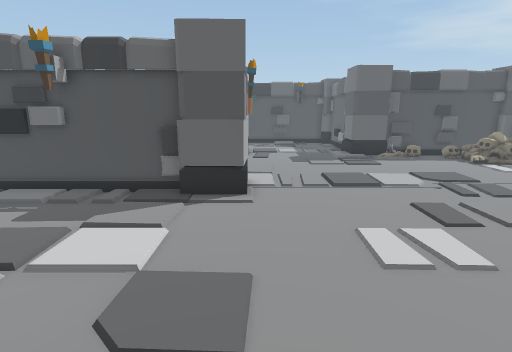
[1] (above)

18 first-person views from a walk through a Unity game level. The camera is 1.5 m above the floor, tilts 12° down and sees 80° across. The floor is counted in squares, 0.5 m on a side. Each view is taken from the middle of a square. On the plan, view 1 faces up. The plan holds only what a view shows up to about 20 squares ahead; the rest is blank. The place goes on beyond the plan.

[2]
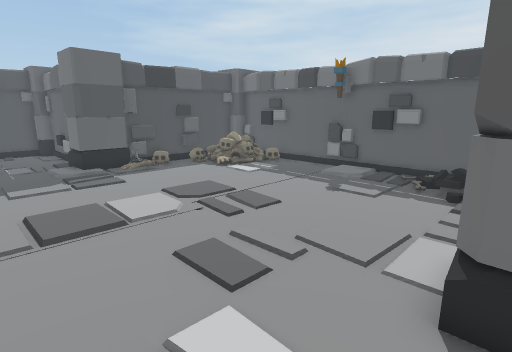

[3]
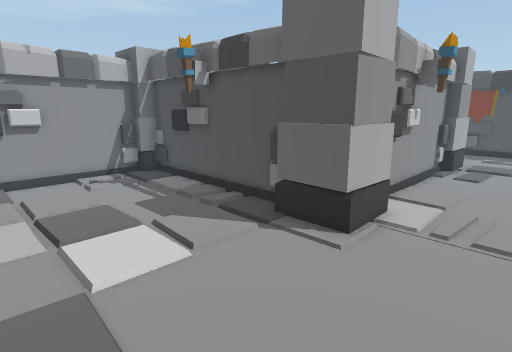

[4]
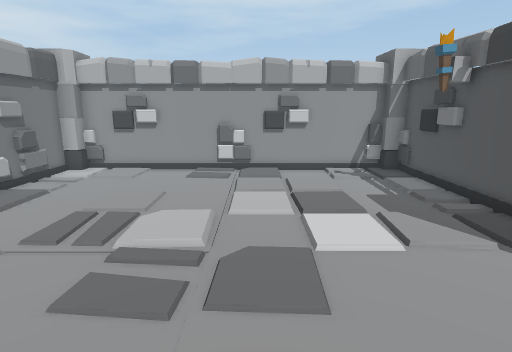

[5]
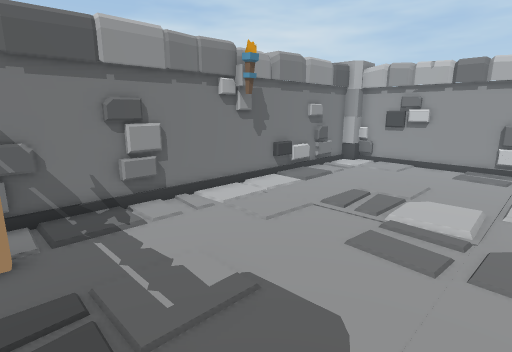

[6]
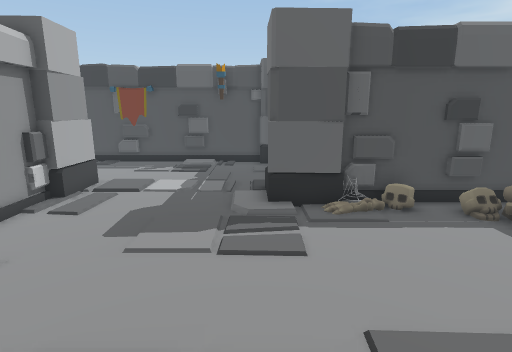

[7]
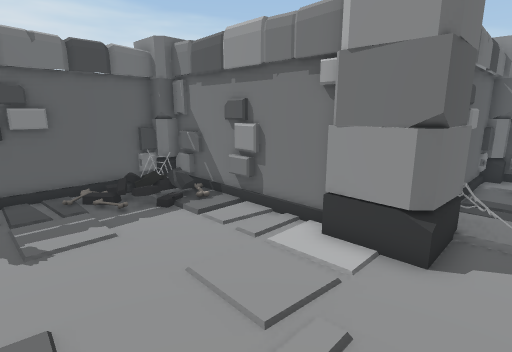

[8]
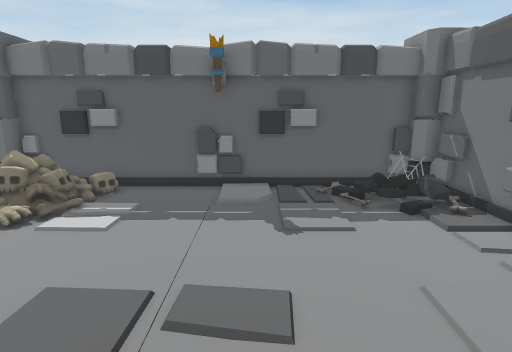

[9]
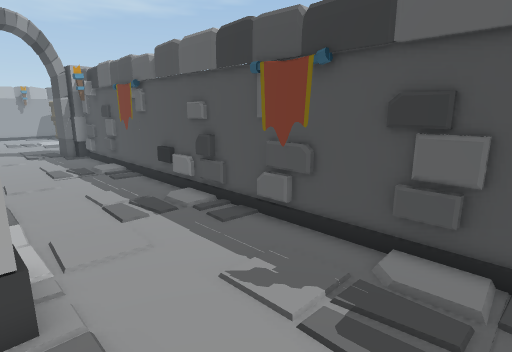

[10]
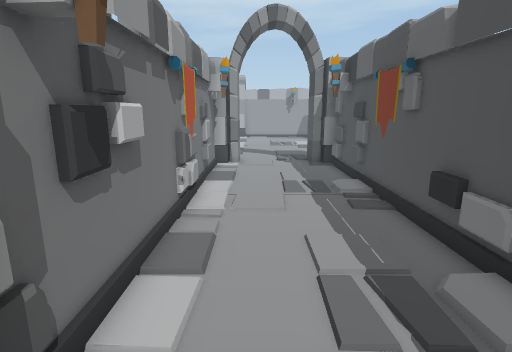

[11]
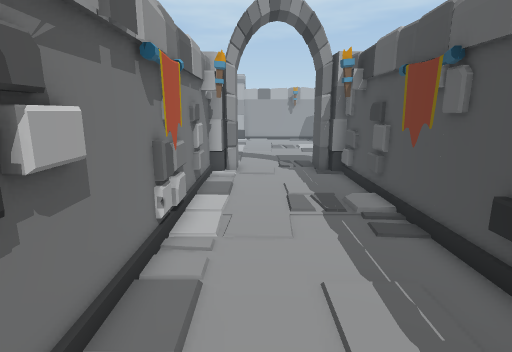

[12]
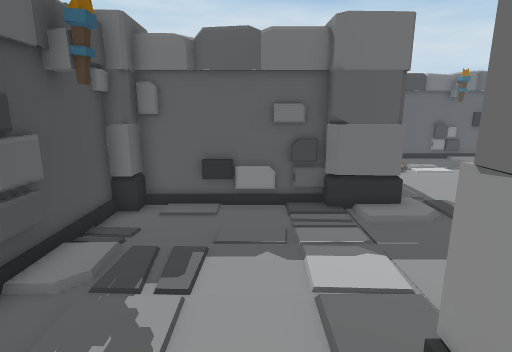

[13]
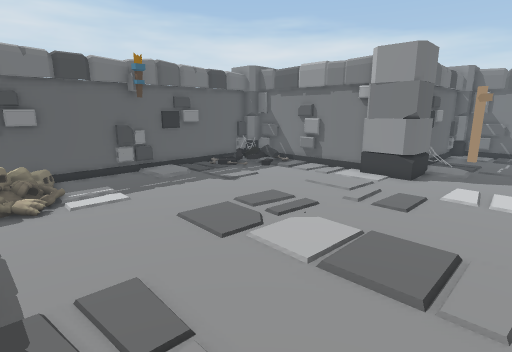

[14]
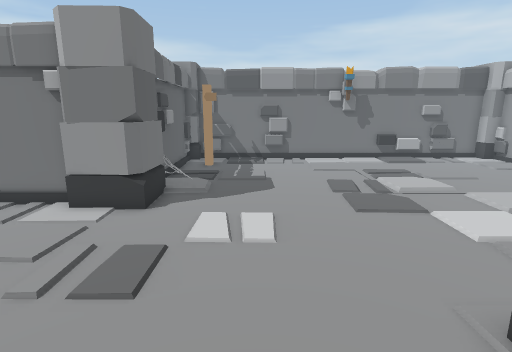

[15]
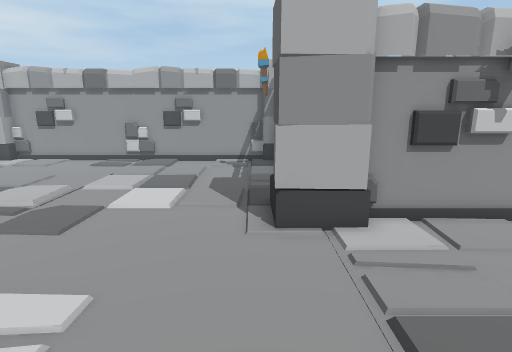

[16]
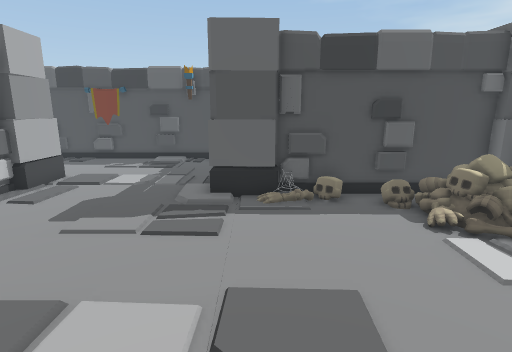

[17]
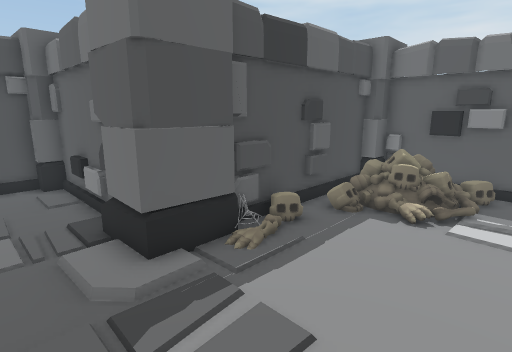

[18]
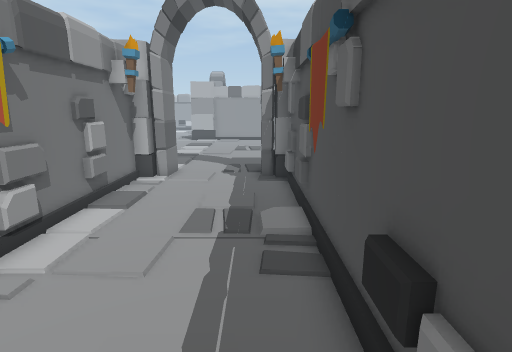

### Floor plan
Points are (right, up) in squares from view 1. A wall is a line through its corners. A room is listed if a view was taken in it or the views show most of it. See-through windows are left out.
Room 1 (views 1, 2, 3, 4, 5, 6, 7, 8, 9, 10, 11, 12, 13, 14, 15, 16, 17, 18)
walls: (-2.6, 11.1) (-3.5, 11.1); (-2.8, 11.3) (-11.2, 11.3); (-1, 16.8) (-1, 14.1); (-7, 11.1) (-9.4, 11.1); (-1, 21.3) (-1, 20.4); (-1.2, 21.4) (-1.2, 13); (9, 4.1) (16.5, 4.1); (6.8, 22.6) (6.8, 26.8); (7.1, 22.6) (7.1, 28.5); (-11.7, 10.5) (-11.7, 9.8); (10.5, 20.8) (8.9, 20.8); (-11.9, 10.5) (-11.9, -4.5); (11.8, 4.3) (13.2, 4.3); (-6.8, 22.8) (-4.1, 22.8); (-11.7, 6.6) (-11.7, 4.5); (12.4, 20.6) (12.1, 20.9); (7.1, -1.1) (7.1, 1.1); (-9.5, 22.7) (-3.5, 22.7); (-11.7, 3.8) (-11.7, 2); (13.6, 20.8) (12.1, 20.8); (13.7, 21) (13.3, 20.6); (14.9, 4.3) (16.5, 4.3); (17.1, 11.5) (17.1, 13.4); (5.5, -3.6) (5.5, -3.2) (5.9, -3.2); (17.1, 8.6) (17.1, 10.9); (17.1, 16.4) (17.1, 20.3); (6.8, 27.9) (6.8, 28.5); (15.5, 20.8) (14.1, 20.8); (1.9, 29.2) (1.5, 29.5); (2.3, -5.2) (2.7, -5.5); (-12.5, 22.8) (-11.4, 22.8); (1, -5.4) (2.7, -5.4); (-1.8, 29.2) (-2.3, 29.6); (3.3, 29.3) (0.5, 29.3); (17.2, 5.5) (17.2, 20.4); (-1.4, 29.3) (-2.4, 29.3); (3.2, 29.4) (2.8, 29.1); (-3.1, -5.4) (-2.5, -5.4); (-4, 29.3) (-8.5, 29.3); (16.6, 21) (8.6, 21); (7.3, -4.9) (7.3, 0.5); (-11.7, -1) (-11.7, -3.2); (6.5, 29.5) (-18.4, 29.5); (-15.6, 22.8) (-13.9, 22.8); (-9.5, 29.3) (-10.4, 29.3); (-9.6, -5.4) (-4.8, -5.4); (-11.4, -5.6) (5.9, -5.6); (-18.5, 22.7) (-11.4, 22.7); (-13.4, 29.3) (-15.2, 29.3); (-18.6, 24) (-18.6, 23.5); (-16.5, 29.3) (-18.1, 29.3); (-20.5, 24) (-18.6, 24) (-18.6, 23.5); (-18.4, 28.8) (-18.4, 28.3); (-18.6, 28.8) (-18.6, 28.3) (-20.6, 28.3); (-18.6, 28.8) (-18.6, 28.3)
low walls: (-5.1, 11.1) (-5.9, 11.1); (-10.2, 11.1) (-11.2, 11.1); (-3.9, 22.8) (-3.1, 22.8); (-11.7, -3.9) (-11.7, -4.5)
objects: column (-13, -5) to (-11, -5); column (-2, 10) to (0, 12); column (-2, 22) to (-1, 23); banner (-1, 29); column (6, 20) to (9, 22); column (6, 29) to (8, 29); other object (7, 2); column (7, 3) to (9, 5); bones (13, 17) to (14, 17); bones (15, 17); other object (16, 18) to (16, 19); column (17, 4); other object (17, 5); other object (17, 8)

Positions as (right, up) in squares from view 1, and headings:
1: (0, 0), facing up
2: (2, 4), facing up-right
3: (3, 4), facing up-left
4: (4, 4), facing left
5: (6, 4), facing down-left
6: (6, 11), facing up
7: (5, 11), facing down-right
8: (5, 11), facing right
9: (4, 23), facing up-left
10: (-1, 25), facing left
11: (-3, 25), facing left
12: (-3, 25), facing right
13: (2, 19), facing down-right
14: (3, 14), facing down
15: (7, 10), facing left
16: (8, 10), facing up
17: (4, 15), facing up-right
18: (-5, 28), facing left
